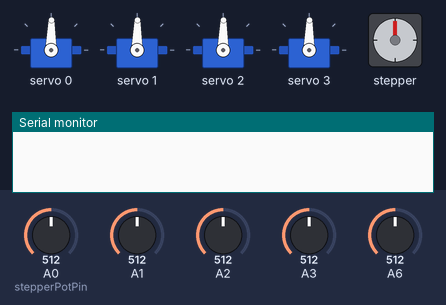
Recording of a sketch running on a simulated Arduino Nano, built with avr-gcc and run on an emulated ATmega328P. On the bench: 4 × servo, stepper motor, the last lines printed to the serial monitor. Inputs (shaded band) come from the test bench; at power-on: A0 (stepperPotPin) = 512, A1 = 512, A2 = 512, A3 = 512, A6 = 512. Stepper angles assume 200 steps per turn.

Above: at 1.2 s.
1.3 s: A0 (stepperPotPin) set to 552
2.8 s: A0 (stepperPotPin) set to 573
At 4.2 s:
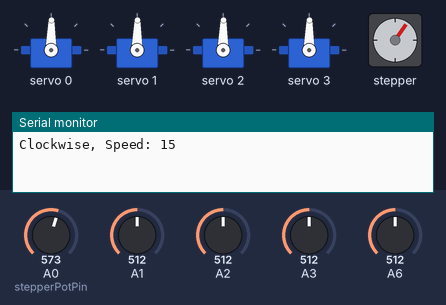
4.6 s: A1 set to 716
At 5.5 s:
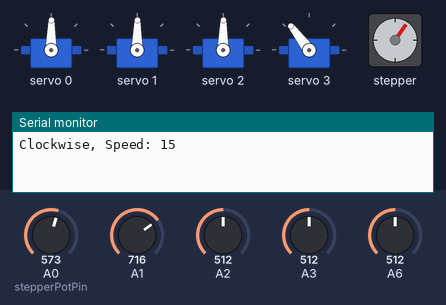
6.1 s: A2 set to 716
At 7.3 s:
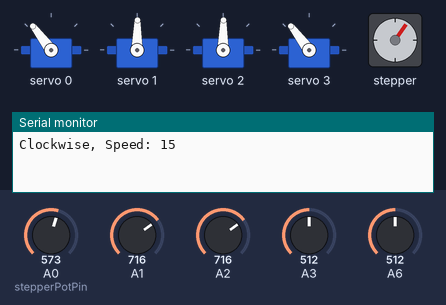
7.6 s: A3 set to 716
At 8.1 s:
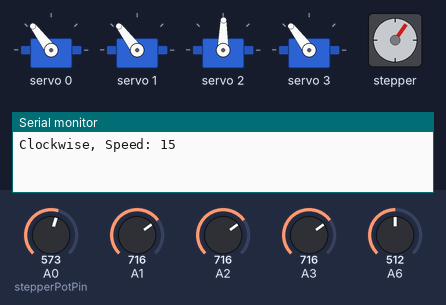
9.1 s: A6 set to 716
At 9.9 s:
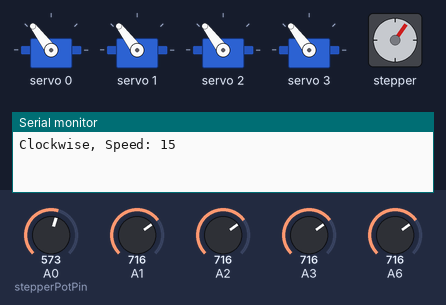
Timing chart, 0 to 11.6 s (numbered marks = the images above; inputs shaded):
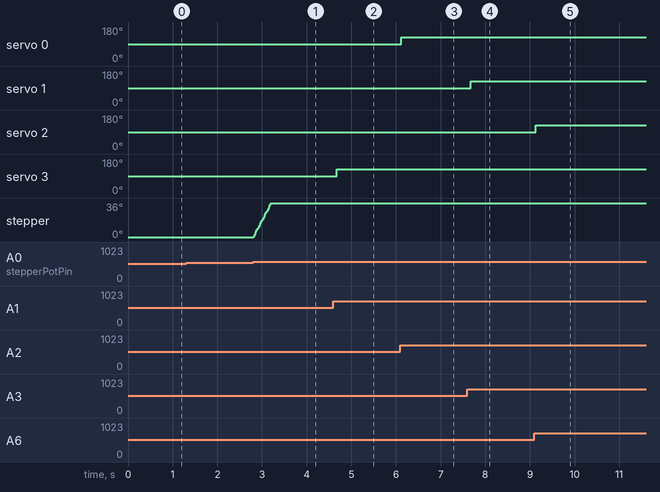

Measured:
- the behaviour switches between 561 and 562 on A0 (stepperPotPin) (found by bisection; images 0 and 1)
- after the input at 1.3 s, every drawn part: stays the same
- after the input at 2.8 s, stepper: turns 36° clockwise in 0.38 s, starting at once
- after the input at 4.6 s, servo 3: 89° → 127° after 0.07 s
- after the input at 6.1 s, servo 0: 89° → 127° at once
- after the input at 7.6 s, servo 1: 89° → 127° after 0.08 s
- after the input at 9.1 s, servo 2: 89° → 127° at once

The sketch:

Final_Source_Code.ino
```cpp
// Libraries Included
#include <Wire.h>
#include <Adafruit_PWMServoDriver.h>
#include <Stepper.h>

// Servo control parameters
Adafruit_PWMServoDriver pwm = Adafruit_PWMServoDriver(); // Initializes PWN motor driver (PCA-9685)
#define SERVOMIN 99   // Min pulse length
#define SERVOMAX 500  // Max pulse length

// Stepper motor settings
const int stepsPerRevolution = 200;  // Steps per revolution for the stepper motor
Stepper myStepper(stepsPerRevolution, 8, 9, 10, 11);  // Initialize stepper motor with pins 8, 9, 10, and 11

// Stepper motor control
int stepperPotPin = A0;  // Potentiometer connected to A0 for stepper motor control
int stepperPotValue = 0; // Stores the potentiometer value for the stepper motor
int lastPotValue = 0;    // Stores the last potentiometer value
int motorSpeed = 0;      // Stores motor speed
int minSpeed = 10;       // Minimum motor speed
int maxSpeed = 100;      // Maximum motor speed
int threshold = 50;      // Threshold to cancel out any noise for stepper motor

void setup() {
  // Servo setup
  Serial.begin(9600);
  pwm.begin();
  pwm.setPWMFreq(50);

  // Stepper motor setup
  lastPotValue = analogRead(stepperPotPin);
  delay(10);  // Small delay so servos can boot up
}

void loop() {
  // Potentiometer values for servos
  int pot1 = analogRead(A2);
  int pot2 = analogRead(A3);
  int pot3 = analogRead(A6);
  int pot4 = analogRead(A1);

  // Potentiometer values to servo pulse length
  int servo1Pos = map(pot1, 0, 1023, SERVOMIN, SERVOMAX);
  int servo2Pos = map(pot2, 0, 1023, SERVOMIN, SERVOMAX);
  int servo3Pos = map(pot3, 0, 1023, SERVOMIN, SERVOMAX);
  int servo4Pos = map(pot4, 0, 1023, SERVOMIN, SERVOMAX);

  // Intializes PWM signal for the servos
  pwm.setPWM(0, 0, servo1Pos);
  pwm.setPWM(1, 0, servo2Pos);
  pwm.setPWM(2, 0, servo3Pos);
  pwm.setPWM(3, 0, servo4Pos);

  // Stepper motor control
  stepperPotValue = analogRead(stepperPotPin);  // Read the potentiometer for the stepper motor
  int potDifference = stepperPotValue - lastPotValue;  // Find difference from last value

  // If statement that checks threshold (Used for removing noise from potentiameter)
  if (abs(potDifference) >= threshold) {
    motorSpeed = map(abs(potDifference), 0, 1023, minSpeed, maxSpeed);  // Retrieving pot difference to motor speed
    myStepper.setSpeed(motorSpeed);  // Seting motor speed

    // These if/if-else statements build off of previous if and determine if stepper goes clockwise or counter clockwise
    if (potDifference > 0) {
      Serial.print("Clockwise, Speed: ");
      Serial.println(motorSpeed);
      myStepper.step(stepsPerRevolution / 10);
    } else if (potDifference < 0) {
      Serial.print("Counterclockwise, Speed: ");
      Serial.println(motorSpeed);
      myStepper.step(-stepsPerRevolution / 10);
    }

    lastPotValue = stepperPotValue;  // Updates variable that tracks previous pot value to current
  }

  // This delay removes any type of overlay that could confuse and mess up smooth turns for stepper
  delay(100);
}
```
